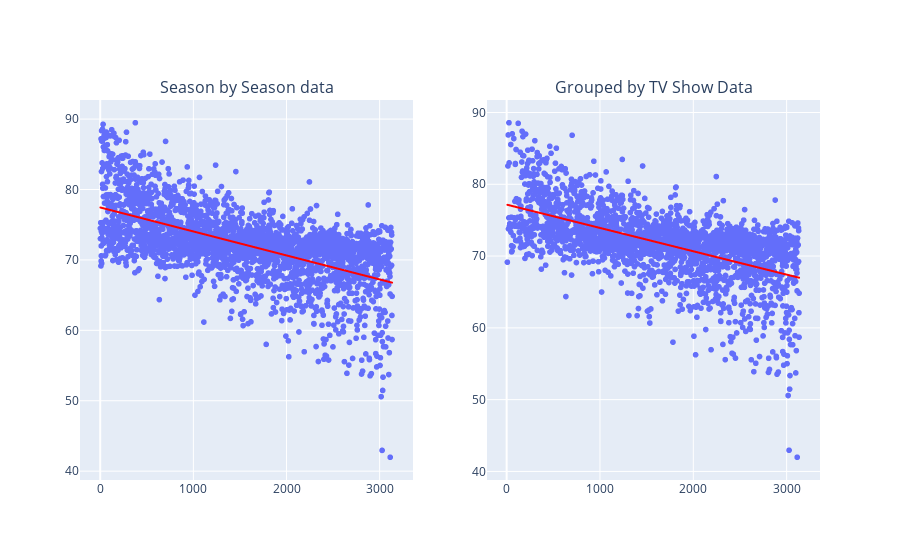

Here is the notebook cell this chart was saved with:
### Markdown cell above
### What do we see?
- The Score is very proportional to the rank, which is not great because we would want recommendations not be only a mere reflection of the meta score/rank, but also to capture an idiosyncratic component based on our preferences
- However, for extreme values, and most interestingly for high ranks, which are the most likely recommendations, the linear relationship seems to break down

### Code cell
fig = make_subplots(rows=1, cols=2, subplot_titles=("Season by Season data","Grouped by TV Show Data"))

fig.append_trace(list(px.scatter(df_merged, x='rank', y='user match',trendline = "ols",trendline_color_override="red", height = 350).select_traces())[0],
                           row=1, col=1)
fig.append_trace(list(px.scatter(df_merged, x='rank', y='user match',trendline = "ols",trendline_color_override="red", height = 350).select_traces())[1],
                           row=1, col=1)
fig.append_trace(list(px.scatter(df_grouped, x='rank', y='user match',trendline = "ols",trendline_color_override="red", height = 350).select_traces())[0],
                           row=1, col=2)
fig.append_trace(list(px.scatter(df_grouped, x='rank', y='user match',trendline = "ols",trendline_color_override="red", height = 350).select_traces())[1],
                           row=1, col=2)
fig.show()

### Figure 1 — Plotly figure (JSON) as saved in the notebook; plotly's stock layout.template omitted (floating-point values rounded to 4 significant figures; data arrays with more than 128 entries replaced by an {"elided": "..."} marker saying what was removed)
{"data": [{"hovertemplate": "rank=%{x}<br>user match=%{y}<extra></extra>", "legendgroup": "", "marker": {"color": "#636efa", "symbol": "circle"}, "mode": "markers", "name": "", "showlegend": false, "type": "scattergl", "x": {"elided": "2640 int values"}, "xaxis": "x", "y": {"elided": "2640 float values"}, "yaxis": "y"}, {"hovertemplate": "<b>OLS trendline</b><br>user match = -0.00340155 * rank + 77.4524<br>R<sup>2</sup>=0.362139<br><br>rank=%{x}<br>user match=%{y} <b>(trend)</b><extra></extra>", "legendgroup": "", "line": {"color": "red"}, "marker": {"color": "#636efa", "symbol": "circle"}, "mode": "lines", "name": "", "showlegend": false, "type": "scattergl", "x": {"elided": "2640 int values"}, "xaxis": "x", "y": {"elided": "2640 float values"}, "yaxis": "y"}, {"hovertemplate": "rank=%{x}<br>user match=%{y}<extra></extra>", "legendgroup": "", "marker": {"color": "#636efa", "symbol": "circle"}, "mode": "markers", "name": "", "showlegend": false, "type": "scattergl", "x": {"elided": "2283 float values"}, "xaxis": "x2", "y": {"elided": "2283 float values"}, "yaxis": "y2"}, {"hovertemplate": "<b>OLS trendline</b><br>user match = -0.00324488 * rank + 77.17<br>R<sup>2</sup>=0.339196<br><br>rank=%{x}<br>user match=%{y} <b>(trend)</b><extra></extra>", "legendgroup": "", "line": {"color": "red"}, "marker": {"color": "#636efa", "symbol": "circle"}, "mode": "lines", "name": "", "showlegend": false, "type": "scattergl", "x": {"elided": "2283 float values"}, "xaxis": "x2", "y": {"elided": "2283 float values"}, "yaxis": "y2"}], "layout": {"annotations": [{"font": {"size": 16}, "showarrow": false, "text": "Season by Season data", "x": 0.225, "xanchor": "center", "xref": "paper", "y": 1, "yanchor": "bottom", "yref": "paper"}, {"font": {"size": 16}, "showarrow": false, "text": "Grouped by TV Show Data", "x": 0.775, "xanchor": "center", "xref": "paper", "y": 1, "yanchor": "bottom", "yref": "paper"}], "xaxis": {"anchor": "y", "domain": [0, 0.45]}, "xaxis2": {"anchor": "y2", "domain": [0.55, 1]}, "yaxis": {"anchor": "x", "domain": [0, 1]}, "yaxis2": {"anchor": "x2", "domain": [0, 1]}}}
